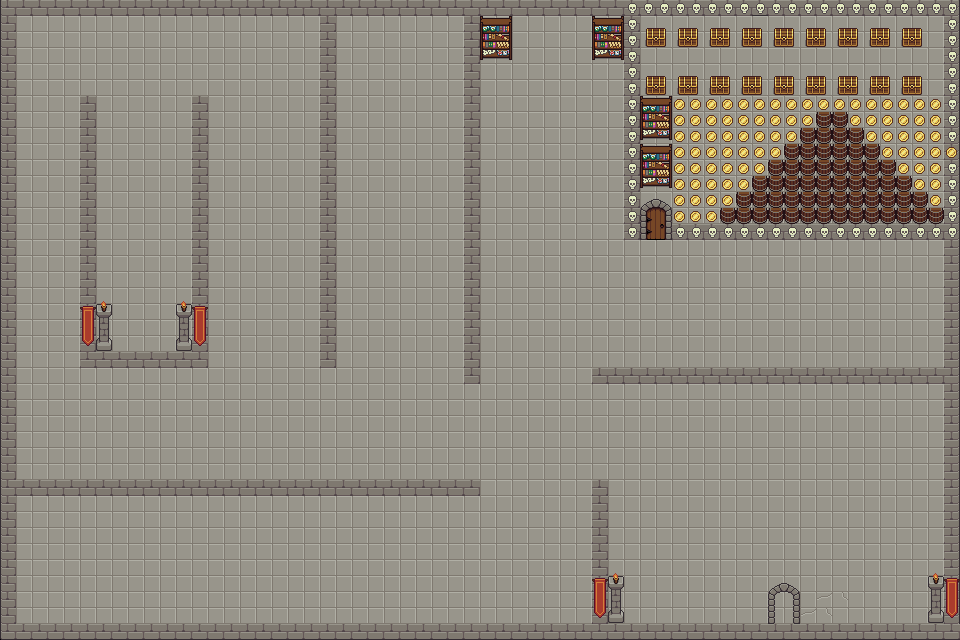

A level layout from a 2D game, rendered from its tile map. Below: a short description, then the map file with tile-grid data replaced by summaries:
An orthogonal 60x40 tile map with 16x16 px tiles, 3 tile layers (Tile Layer 1, Tile Layer 2, Tile Layer 3), 5 tilesets and 58 objects (20x guard_start, 20x guard_end, 15x wall, player_spawn, server, ...).

<map version="1.10" tiledversion="1.12.2" orientation="orthogonal" renderorder="right-down" width="60" height="40" tilewidth="16" tileheight="16" infinite="0" nextlayerid="17" nextobjectid="147">
 <tileset firstgid="1" name="Map3" tilewidth="16" tileheight="16" tilecount="112" columns="16">
  <image source="tilesetAD/map4/Pixel Lands Dungeons Demo/Pixel Lands Dungeons Demo/dungeons_demo.png" width="256" height="112" />
 </tileset>
 <tileset firstgid="113" name="3" tilewidth="16" tileheight="16" tilecount="72" columns="8">
  <image source="tilesetAD/map4/Pixel Lands Dungeons Demo/Pixel Lands Dungeons Demo/dungeons_demo_animated.png" width="128" height="144" />
 </tileset>
 <tileset firstgid="185" name="farm" tilewidth="16" tileheight="16" tilecount="128" columns="16">
  <image source="tilesetAD/map4/Pixel Lands Farm Demo/Pixel Lands Farm Demo/objects_demo.png" width="256" height="128" />
 </tileset>
 <tileset firstgid="313" name="farm1" tilewidth="16" tileheight="16" tilecount="128" columns="16">
  <image source="tilesetAD/map4/Pixel Lands Farm Demo/Pixel Lands Farm Demo/terrain_demo.png" width="256" height="128" />
 </tileset>
 <tileset firstgid="441" source="tilesetAD/map1/Structure.tsx" />
 <layer id="1" name="Tile Layer 1" width="60" height="40">
  <data>[2400 cells, 2400 non-empty, 11 distinct tile ids]</data>
 </layer>
 <layer id="11" name="Tile Layer 2" width="60" height="40" locked="1">
  <data>[2400 cells, 334 non-empty, 31 distinct tile ids]</data>
 </layer>
 <objectgroup id="5" name="entities" locked="1">
  <object id="1" name="player_spawn" x="69" y="589" />
  <object id="88" name="server" x="768" y="592" width="32" height="32" />
 </objectgroup>
 <objectgroup id="12" name="key" visible="0">
  <object id="89" name="key" x="144" y="320" width="16" height="16" />
 </objectgroup>
 <objectgroup id="13" name="collisions">
  <object id="90" name="wall" x="0" y="16" width="16" height="624" />
  <object id="91" name="wall" x="0" y="0" width="960" height="16" />
  <object id="92" name="wall" x="944" y="0" width="16" height="640" />
  <object id="93" name="wall" x="0" y="624" width="960" height="16" />
  <object id="94" name="wall" x="16" y="480" width="464" height="16" />
  <object id="95" name="wall" x="592" y="480" width="16" height="144" />
  <object id="96" name="wall" x="592" y="368" width="352" height="16" />
  <object id="97" name="wall" x="624" y="16" width="16" height="224" />
  <object id="98" name="wall" x="720" y="224" width="224" height="16" />
  <object id="99" name="wall" x="320" y="0" width="16" height="368" />
  <object id="100" name="wall" x="464" y="16" width="16" height="368" />
  <object id="101" name="wall" x="80" y="96" width="16" height="272" />
  <object id="103" name="wall" x="192" y="96" width="16" height="272" />
  <object id="104" name="wall" x="80" y="352" width="112" height="16" />
  <object id="105" name="wall" x="640" y="224" width="80" height="16" />
 </objectgroup>
 <objectgroup id="14" name="enemies">
  <object id="106" name="guard_start" x="160" y="528" width="16" height="16">
   <properties>
    <property name="id" type="int" value="1" />
   </properties>
  </object>
  <object id="107" name="guard_end" x="544" y="528" width="16" height="16">
   <properties>
    <property name="id" type="int" value="1" />
   </properties>
  </object>
  <object id="108" name="guard_start" x="544" y="32" width="16" height="16">
   <properties>
    <property name="id" type="int" value="2" />
   </properties>
  </object>
  <object id="109" name="guard_end" x="544" y="448" width="16" height="16">
   <properties>
    <property name="id" type="int" value="2" />
   </properties>
  </object>
  <object id="110" name="guard_start" x="48" y="432" width="16" height="16">
   <properties>
    <property name="id" type="int" value="3" />
   </properties>
  </object>
  <object id="111" name="guard_end" x="896" y="432" width="16" height="16">
   <properties>
    <property name="id" type="int" value="3" />
   </properties>
  </object>
  <object id="112" name="guard_start" x="640" y="432" width="16" height="16">
   <properties>
    <property name="id" type="int" value="4" />
   </properties>
  </object>
  <object id="113" name="guard_end" x="656" y="592" width="16" height="16">
   <properties>
    <property name="id" type="int" value="4" />
   </properties>
  </object>
  <object id="114" name="guard_start" x="896" y="592" width="16" height="16">
   <properties>
    <property name="id" type="int" value="5" />
   </properties>
  </object>
  <object id="115" name="guard_end" x="752" y="448" width="16" height="16">
   <properties>
    <property name="id" type="int" value="5" />
   </properties>
  </object>
  <object id="116" name="guard_start" x="912" y="256" width="16" height="16">
   <properties>
    <property name="id" type="int" value="6" />
   </properties>
  </object>
  <object id="117" name="guard_end" x="672" y="352" width="16" height="16">
   <properties>
    <property name="id" type="int" value="6" />
   </properties>
  </object>
  <object id="118" name="guard_start" x="672" y="256" width="16" height="16">
   <properties>
    <property name="id" type="int" value="7" />
   </properties>
  </object>
  <object id="119" name="guard_end" x="896" y="336" width="16" height="16">
   <properties>
    <property name="id" type="int" value="7" />
   </properties>
  </object>
  <object id="120" name="guard_start" x="784" y="256" width="16" height="16">
   <properties>
    <property name="id" type="int" value="8" />
   </properties>
  </object>
  <object id="122" name="guard_end" x="784" y="352" width="16" height="16">
   <properties>
    <property name="id" type="int" value="8" />
   </properties>
  </object>
  <object id="123" name="guard_start" x="496" y="128" width="16" height="16">
   <properties>
    <property name="id" type="int" value="9" />
   </properties>
  </object>
  <object id="124" name="guard_end" x="512" y="352" width="16" height="16">
   <properties>
    <property name="id" type="int" value="9" />
   </properties>
  </object>
  <object id="125" name="guard_start" x="592" y="128" width="16" height="16">
   <properties>
    <property name="id" type="int" value="10" />
   </properties>
  </object>
  <object id="126" name="guard_end" x="560" y="352" width="16" height="16">
   <properties>
    <property name="id" type="int" value="10" />
   </properties>
  </object>
  <object id="127" name="guard_start" x="368" y="48" width="16" height="16">
   <properties>
    <property name="id" type="int" value="11" />
   </properties>
  </object>
  <object id="128" name="guard_end" x="368" y="336" width="16" height="16">
   <properties>
    <property name="id" type="int" value="11" />
   </properties>
  </object>
  <object id="129" name="guard_start" x="432" y="48" width="16" height="16">
   <properties>
    <property name="id" type="int" value="12" />
   </properties>
  </object>
  <object id="130" name="guard_end" x="416" y="336" width="16" height="16">
   <properties>
    <property name="id" type="int" value="12" />
   </properties>
  </object>
  <object id="131" name="guard_start" x="368" y="448" width="16" height="16">
   <properties>
    <property name="id" type="int" value="13" />
   </properties>
  </object>
  <object id="132" name="guard_end" x="432" y="384" width="16" height="16">
   <properties>
    <property name="id" type="int" value="13" />
   </properties>
  </object>
  <object id="133" name="guard_start" x="368" y="384" width="16" height="16">
   <properties>
    <property name="id" type="int" value="14" />
   </properties>
  </object>
  </objectgroup>
 <layer id="15" name="Tile Layer 3" width="60" height="40">
  <data>[2400 cells, 8 non-empty, 2 distinct tile ids]</data>
 </layer>
</map>
<!-- 13 of 58 objects omitted -->
